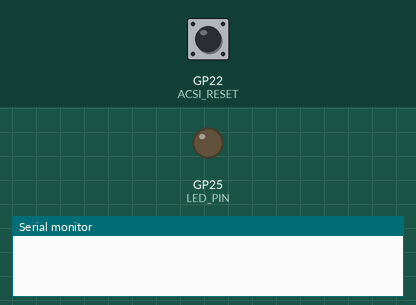
Simulated run of this program. Board: Raspberry Pi Pico. Shown: output pins drawn as LEDs (lit = HIGH), the last lines printed to the serial monitor. Dashed ring = blinking. The test bench sets the inputs (shaded band); at power-on: GP22 (ACSI_RESET) HIGH.

Above: at 0.0 s.
At 5.2 s:
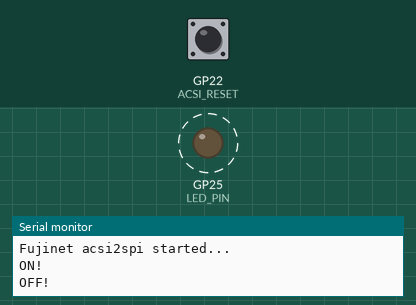
5.3 s: GP22 (ACSI_RESET) pulled LOW for 2.6 s
Timing chart, 0 to 15.4 s (numbered marks = the images above; inputs shaded):
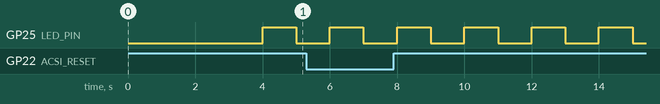

Measured:
- by itself, GP25 (LED_PIN): alternates HIGH for 1.0 s and LOW for 1.0 s

The program:

main.cpp
```cpp
// (licence header left out)
#include <Arduino.h>
#include "pinmap.h"
#include <pico/platform.h>
const uint LED_PIN = 25;

void setup() {
  // put your setup code here, to run once:
  Serial.begin(9600);
  pinMode(LED_PIN,OUTPUT);
  sleep_ms(4000);
  Serial.println("Fujinet acsi2spi started...");
  pinMode(ACSI_RESET, INPUT);
  /* Setup Serial */

  /* Setup SPI */

}

void loop() {
  // put your main code here, to run repeatedly:
  digitalWrite(LED_PIN,1);
  Serial.println("ON!");
  sleep_ms(1000);
  digitalWrite(PIN_LED,0);
  Serial.println("OFF!");
  sleep_ms(1000);
  if (digitalRead(ACSI_RESET)==LOW) {
    Serial.println("Atari Reseted.");
  }
}
```

pinmap.h
```cpp
// (licence header left out)
#ifndef PINMAP_H
#define PINMAP_H

#include <Arduino.h>

/* UART to esp32 (debug) */

#define ESP_TX  1
#define ESP RX  2

/* SPI pins */

#define ESP_MOSI 19
#define ESP_MISO 16
#define ESP_CLK  18
#define ESP_CS   17

/* Bus tranciver direction pin (data pins) */

#define TRANS_DATA_DIR  7

/* ACSI pins */

/* data pins */
#define ACSI_D0 15
#define ACSI_D1 14
#define ACSI_D2 13
#define ACSI_D3 12
#define ACSI_D4 11
#define ACSI_D5 10
#define ACSI_D6 9
#define ACSI_D7 8

/* Control pins */
#define ACSI_RESET  22
#define ACSI_A1     27
#define ACSI_CS     28
#define ACSI_IRQ    -1
#define ACSI_ACK
#define ACSI_DRQ

#endif /* PINMAP_H */
```
